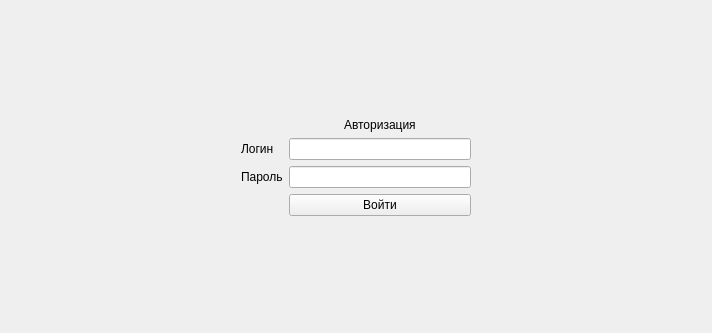
<?xml version="1.0" encoding="UTF-8"?>
<ui version="4.0">
 <class>Authorization</class>
 <widget class="QWidget" name="Authorization">
  <property name="geometry">
   <rect>
    <x>0</x>
    <y>0</y>
    <width>712</width>
    <height>333</height>
   </rect>
  </property>
  <property name="windowTitle">
   <string>Form</string>
  </property>
  <layout class="QGridLayout" name="gridLayout_2">
   <item row="1" column="0">
    <spacer name="horizontalSpacer">
     <property name="orientation">
      <enum>Qt::Horizontal</enum>
     </property>
     <property name="sizeHint" stdset="0">
      <size>
       <width>40</width>
       <height>20</height>
      </size>
     </property>
    </spacer>
   </item>
   <item row="1" column="1">
    <layout class="QGridLayout" name="gridLayout">
     <item row="3" column="0">
      <widget class="QLabel" name="PasswordLabel">
       <property name="text">
        <string>Пароль</string>
       </property>
      </widget>
     </item>
     <item row="2" column="1" alignment="Qt::AlignVCenter">
      <widget class="QLineEdit" name="LoginLineEdit"/>
     </item>
     <item row="4" column="1">
      <widget class="QPushButton" name="EnterButton">
       <property name="text">
        <string>Войти</string>
       </property>
      </widget>
     </item>
     <item row="3" column="1">
      <widget class="QLineEdit" name="PasswordLineEdit">
       <property name="text">
        <string/>
       </property>
      </widget>
     </item>
     <item row="2" column="0">
      <widget class="QLabel" name="LoginLabel">
       <property name="text">
        <string>Логин</string>
       </property>
      </widget>
     </item>
     <item row="1" column="1" alignment="Qt::AlignHCenter">
      <widget class="QLabel" name="AuthorizationLabel">
       <property name="text">
        <string>Авторизация</string>
       </property>
      </widget>
     </item>
    </layout>
   </item>
   <item row="2" column="1">
    <spacer name="verticalSpacer">
     <property name="orientation">
      <enum>Qt::Vertical</enum>
     </property>
     <property name="sizeHint" stdset="0">
      <size>
       <width>20</width>
       <height>40</height>
      </size>
     </property>
    </spacer>
   </item>
   <item row="1" column="2">
    <spacer name="horizontalSpacer_2">
     <property name="orientation">
      <enum>Qt::Horizontal</enum>
     </property>
     <property name="sizeHint" stdset="0">
      <size>
       <width>40</width>
       <height>20</height>
      </size>
     </property>
    </spacer>
   </item>
   <item row="0" column="1">
    <spacer name="verticalSpacer_2">
     <property name="orientation">
      <enum>Qt::Vertical</enum>
     </property>
     <property name="sizeHint" stdset="0">
      <size>
       <width>20</width>
       <height>40</height>
      </size>
     </property>
    </spacer>
   </item>
  </layout>
 </widget>
 <tabstops>
  <tabstop>LoginLineEdit</tabstop>
  <tabstop>PasswordLineEdit</tabstop>
  <tabstop>EnterButton</tabstop>
 </tabstops>
 <resources/>
 <connections/>
</ui>
